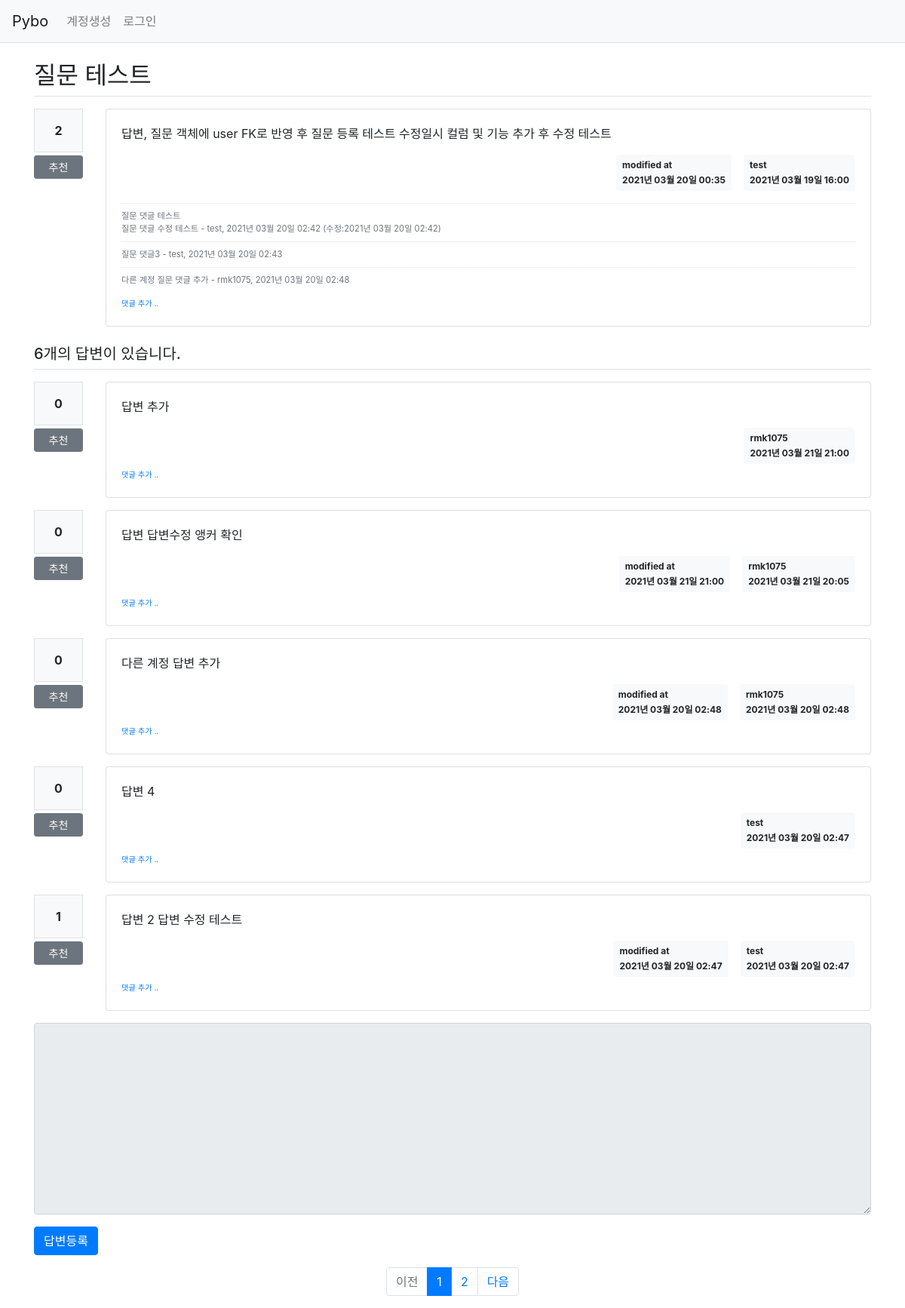
Before: /question/detail/302/ with the older database file.
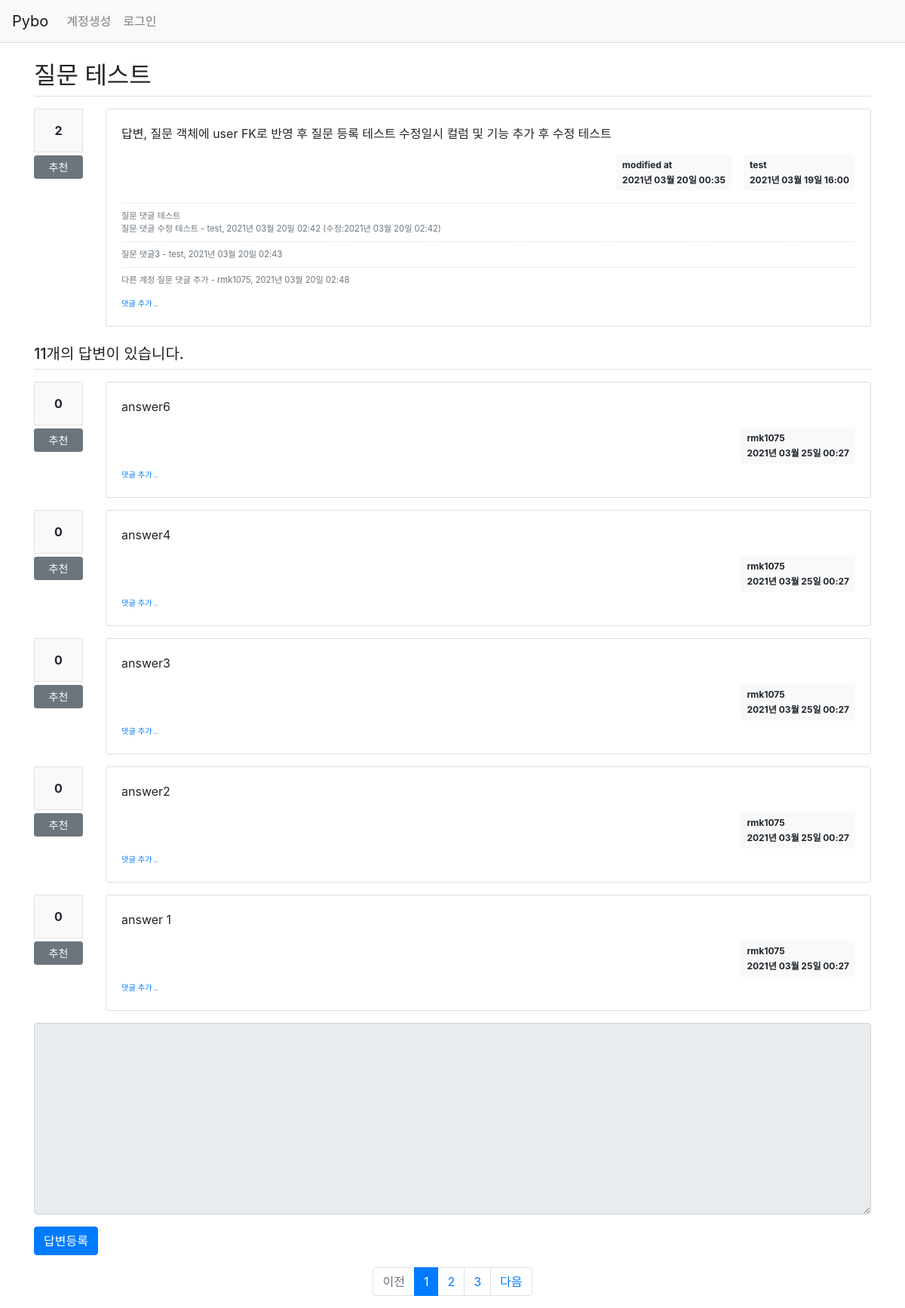
After: the same page with the newer database file.
### pybo/models.py (models this page shows)
class Question(db.Model):
    id = db.Column(db.Integer, primary_key=True)
    subject = db.Column(db.String(200), nullable=False)
    content = db.Column(db.Text(), nullable=False)
    create_date = db.Column(db.DateTime(), nullable=False)
    user_id = db.Column(db.Integer, db.ForeignKey('user.id', ondelete='CASCADE'), nullable=False)
    user = db.relationship('User', backref=db.backref('question_set'))
    modify_date = db.Column(db.DateTime(), nullable=True)
    voter = db.relationship('User', secondary=question_voter, backref=db.backref('question_voter_set'))

class User(db.Model):
    id = db.Column(db.Integer, primary_key=True)
    username = db.Column(db.String(150), unique=True, nullable=False)
    password = db.Column(db.String(200), nullable=False)
    email = db.Column(db.String(120), unique=True, nullable=False)

class Comment(db.Model):
    id = db.Column(db.Integer, primary_key=True)
    user_id = db.Column(db.Integer, db.ForeignKey('user.id', ondelete='CASCADE'), nullable=False)
    user = db.relationship('User', backref=db.backref('comment_set'))
    content = db.Column(db.Text(), nullable=False)
    create_date = db.Column(db.DateTime(), nullable=False)
    modify_date = db.Column(db.DateTime())
    question_id = db.Column(db.Integer, db.ForeignKey('question.id', ondelete='CASCADE'), nullable=True)
    question = db.relationship('Question', backref=db.backref('comment_set'))
    answer_id = db.Column(db.Integer, db.ForeignKey('answer.id', ondelete='CASCADE'), nullable=True)
    answer = db.relationship('Answer', backref=db.backref('comment_set'))

class Answer(db.Model):
    id = db.Column(db.Integer, primary_key=True)
    question_id = db.Column(db.Integer, db.ForeignKey('question.id', ondelete='CASCADE'))
    question = db.relationship('Question', backref=db.backref('answer_set'))
    content = db.Column(db.Text(), nullable=False)
    create_date = db.Column(db.DateTime(), nullable=False)
    user_id = db.Column(db.Integer, db.ForeignKey('user.id', ondelete='CASCADE'), nullable=False)
    user = db.relationship('User', backref=db.backref('answer_set'))
    modify_date = db.Column(db.DateTime(), nullable=True)
    voter = db.relationship('User', secondary=answer_voter, backref=db.backref('answer_voter_set'))

### pybo/views/question_views.py (the view)
@bp.route('/detail/<int:question_id>/')
def detail(question_id):
    form = AnswerForm()
    question = Question.query.get_or_404(question_id)
    page = request.args.get('page', type=int, default=1)
    answer_list = []
    if question.answer_set:
        answer_list = Answer.query.filter(Answer.question_id == question_id).order_by(Answer.create_date.desc())
        answer_list = answer_list.paginate(page, per_page=5)
    return render_template('question/question_detail.html', question=question, answer_list=answer_list, form=form)

### pybo/forms.py
class AnswerForm(FlaskForm):
    content = TextAreaField('내용', validators=[DataRequired('내용은 필수입력 항목입니다.')])

### pybo/filter.py (called while the page is built)
def format_datetime(value, fmt='%Y년 %m월 %d일 %H:%M'):
    return value.strftime(fmt)

### pybo/views/auth_views.py (called while the page is built)
@bp.before_app_request
def load_logged_in_user():
    user_id = session.get('user_id')
    if user_id is None:
        g.user = None
    else:
        g.user = User.query.get(user_id)

### pybo/templates/question/question_detail.html (shortened to what this page needs)
{% extends 'base.html' %}
{% block content %}
<div class="container my-3">
    <h2 class="border-bottom py-2">{{ question.subject }}</h2>
    <div class="row my-3">
        <div class="col-1">
            <div class="bg-light text-center p-3 border font-weight-bolder mb-1">{{ question.voter|length }}</div>
            <a href="#" data-uri="{{ url_for('vote.question', question_id=question.id) }}"
               class="recommend btn btn-sm btn-secondary btn-block my-1">추천</a>
        </div>
        <div class="col-11">
            <div class="card">
                <div class="card-body">
                    <div class="card-text">{{ question.content|markdown }}</div>
                    <div class="d-flex justify-content-end">
                        {% if question.modify_date %}
                        <div class="badge badge-light p-2 text-left mx-3">
                            <div class="mb-2">modified at</div>
                            <div>{{ question.modify_date|datetime }}</div>
                        </div>
                        {% endif %}
                        <div class="badge badge-light p-2 text-left">
                            <div class="mb-2">{{ question.user.username }}</div>
                            <div>{{ question.create_date|datetime }}</div>
                        </div>
                    </div>
                    {% if question.comment_set|length > 0 %}
                    <div class="mt-3">
                    {% for comment in question.comment_set %}
                        <div class="comment py-2 text-muted">
                            <span style="white-space: pre-line;">{{ comment.content }}</span>
                            <span>
                                - {{ comment.user.username }}, {{ comment.create_date|datetime }}
                                {% if comment.modify_date %}
                                (수정:{{ comment.modify_date|datetime }})
                                {% endif %}
                            </span>
                        </div>
                    {% endfor %}
                    </div>
                    {% endif %}
                    <div>
                        <a href="{{ url_for('comment.create_question', question_id=question.id) }}"
                           class="small"><small>댓글 추가 ..</small></a>
                    </div>
                </div>
            </div>
        </div>
    </div>
    <h5 class="border-bottom my-3 py-2">{{ question.answer_set|length }}개의 답변이 있습니다.</h5>
    {% for answer in answer_list.items %}
    <div class="row my-3">
        <div class="col-1">
            <div class="bg-light text-center p-3 border font-weight-bolder mb-1">{{ answer.voter|length }}</div>
            <a href="#" data-uri="{{ url_for('vote.answer', answer_id=answer.id) }}"
                class="recommend btn btn-sm btn-secondary btn-block my-1">추천</a>
        </div>
        <div class="col-11">
            <div class="card">
                <div class="card-body">
                    <div class="card-text">{{ answer.content|markdown }}</div>
                    <div class="d-flex justify-content-end">
                        {% if answer.modify_date %}
                        <div class="badge badge-light p-2 text-left mx-3">
                            <div class="mb-2">modified at</div>
                            <div>{{ answer.modify_date|datetime }}</div>
                        </div>
                        {% endif %}
                        <div class="badge badge-light p-2 text-left">
                            <div class="mb-2">{{ answer.user.username }}</div>
                            <div>{{ answer.create_date|datetime }}</div>
                        </div>
                    </div>
                    <div>
                        <a href="{{ url_for('comment.create_answer', answer_id=answer.id) }}"
                           class="small"><small>댓글 추가 ..</small></a>
                    </div>
                </div>
            </div>
        </div>
    </div>
    {% endfor %}
    <form action="{{ url_for('answer.create', question_id=question.id) }}" method="post" class="my-3">
        <div class="form-group">
            <textarea {% if not g.user %}disabled{% endif %} name="content" id="content" class="form-control" rows="10"></textarea>
        </div>
        <input type="submit" value="답변등록" class="btn btn-primary">
    </form>
    <ul class="pagination justify-content-center">
        {% if answer_list.has_prev %}
        <li class="page-item">
            <a class="page-link" data-page="{{ answer_list.prev_num }}" href="#">이전</a>
        </li>
        {% else %}
        <li class="page-item disabled">
            <a class="page-link" tabindex="-1" aria-disabled="true" href="#">이전</a>
        </li>
        {% endif %}
        {% for page_num in answer_list.iter_pages() %}
            {% if page_num %}
                {% if page_num != answer_list.page %}
                <li class="page-item">
                    <a class="page-link" data-page="{{ page_num }}" href="#">{{ page_num }}</a>
                </li>
                {% else %}
                <li class="page-item active" aria-current="page">
                    <a class="page-link" href="#">{{ page_num }}</a>
                </li>
                {% endif %}
           {% else %}
                <li class="disabled">
                    <a class="page-link" href="#">...</a>
                </li>
           {% endif %}
        {% endfor %}
        {% if answer_list.has_next %}
        <li class="page-item">
            <a class="page-link" data-page="{{ answer_list.next_num }}" href="#">다음</a>
        </li>
        {% else %}
        <li class="page-item disabled">
            <a class="page-link" tabindex="-1" aria-disabled="true" href="#">다음</a>
        </li>
        {% endif %}
    </ul>
</div>
{% endblock %}

### pybo/templates/base.html (shortened to what this page needs)
<!doctype html>
<html lang="ko">
<head>
    <link rel="stylesheet" href="{{ url_for('static', filename='bootstrap.min.css') }}">
    <link rel="stylesheet" href="{{ url_for('static', filename='style.css') }}">
</head>
<body>
{% include "navbar.html" %}
{% block content %}
{% endblock %}
</body>
</html>

### pybo/templates/navbar.html (shortened to what this page needs)
<nav class="navbar navbar-expand-lg navbar-light bg-light border-bottom">
    <a class="navbar-brand" href="{{ url_for('main.index') }}">Pybo</a>
    <div class="collapse navbar-collapse flex-grow-0" id="navbarNav">
        {% if g.user %}
        <ul class="navbar-nav">
            <li class="nav-item ">
                <a class="nav-link" href="{{ url_for('auth.logout') }}">{{ g.user.username }} (로그아웃)</a>
            </li>
        </ul>
        {% else %}
        <ul class="navbar-nav">
            <li class="nav-item ">
                <a class="nav-link" href="{{ url_for('auth.signup') }}">계정생성</a>
            </li>
            <li class="nav-item ">
                <a class="nav-link" href="{{ url_for('auth.login') }}">로그인</a>
            </li>
        </ul>
        {% endif %}
    </div>
</nav>

### pybo/static/style.css (style rules this page uses)
.comment { border-top:dotted 1px #ddd; font-size:0.7em; }

Changed rows visible on the page:
no longer on this page (row unchanged): Answer: voter|length "0", content "답변 추가", user.username "rmk1075", create_date "2021년 03월 21일 21:00"
no longer on this page (row unchanged): Answer: voter|length "0", content "답변 답변수정 앵커 확인", modify_date "2021년 03월 21일 21:00", user.username "rmk1075", create_date "2021년 03월 21일 20:05"
no longer on this page (row unchanged): Answer: voter|length "0", content "다른 계정 답변 추가", modify_date "2021년 03월 20일 02:48", user.username "rmk1075", create_date "2021년 03월 20일 02:48"
no longer on this page (row unchanged): Answer: voter|length "0", content "답변 4", user.username "test", create_date "2021년 03월 20일 02:47"
no longer on this page (row unchanged): Answer: voter|length "1", content "답변 2 답변 수정 테스트", modify_date "2021년 03월 20일 02:47", user.username "test", create_date "2021년 03월 20일 02:47"
added Answer: voter|length "0", content "answer6", user.username "rmk1075", create_date "2021년 03월 25일 00:27"
added Answer: voter|length "0", content "answer4", user.username "rmk1075", create_date "2021년 03월 25일 00:27"
added Answer: voter|length "0", content "answer3", user.username "rmk1075", create_date "2021년 03월 25일 00:27"
added Answer: voter|length "0", content "answer2", user.username "rmk1075", create_date "2021년 03월 25일 00:27"
added Answer: voter|length "0", content "answer 1", user.username "rmk1075", create_date "2021년 03월 25일 00:27"
Other visible differences:
{{ question.answer_set|length }}: "6" → "11"
new list line: "3"
